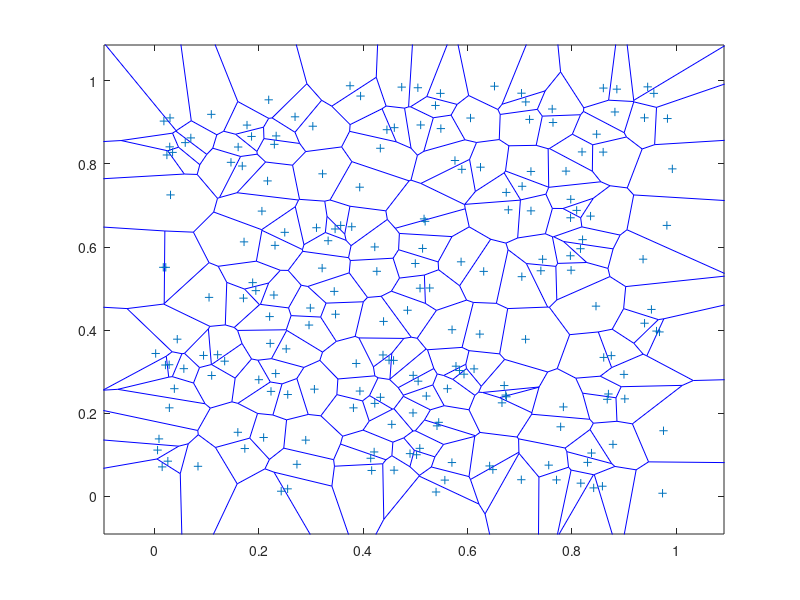

MATLAB code for this plot:
%Puntos de prueba

n = 200;
p = zeros(n,2);
rng(0.5,'twister');
p(:,1) = rand(n,1);
p(:,2) = rand(n,1);
voronoi(p(:,1), p(:,2));
%[v,c] = voronoin([p(:,1) p(:,2)]);